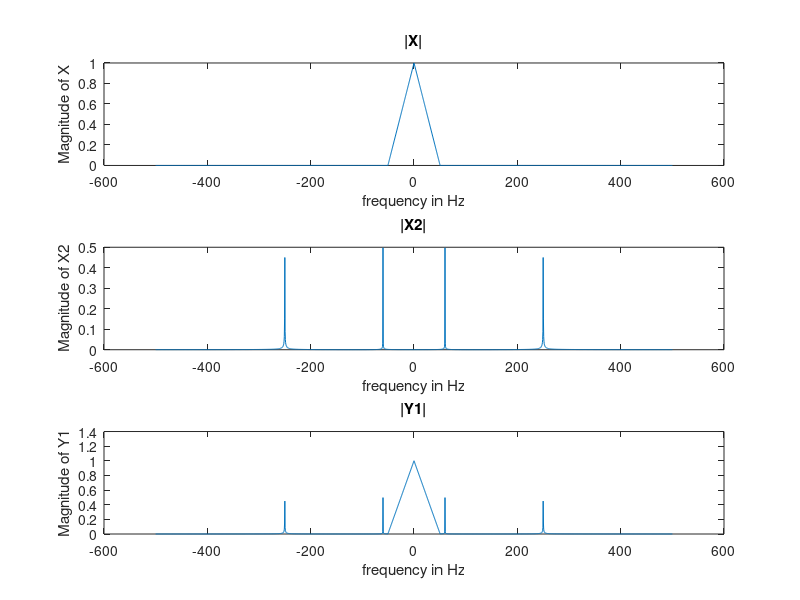
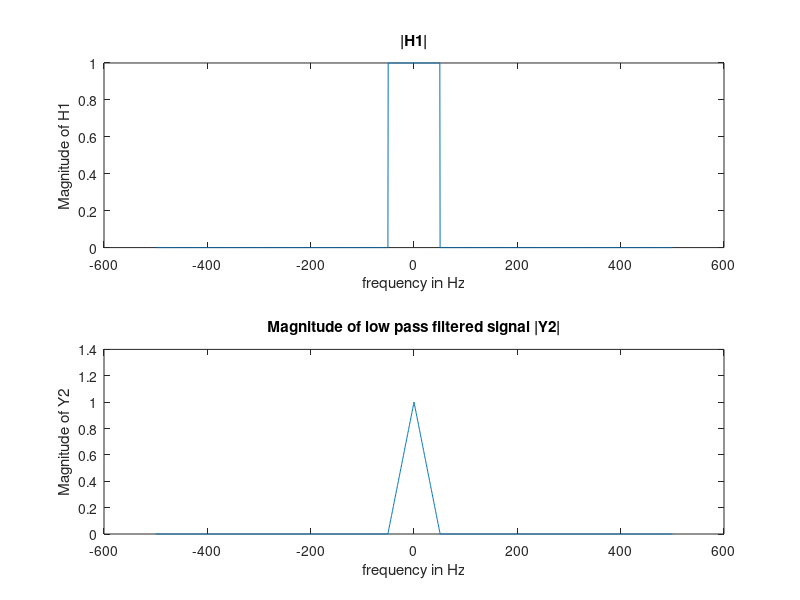
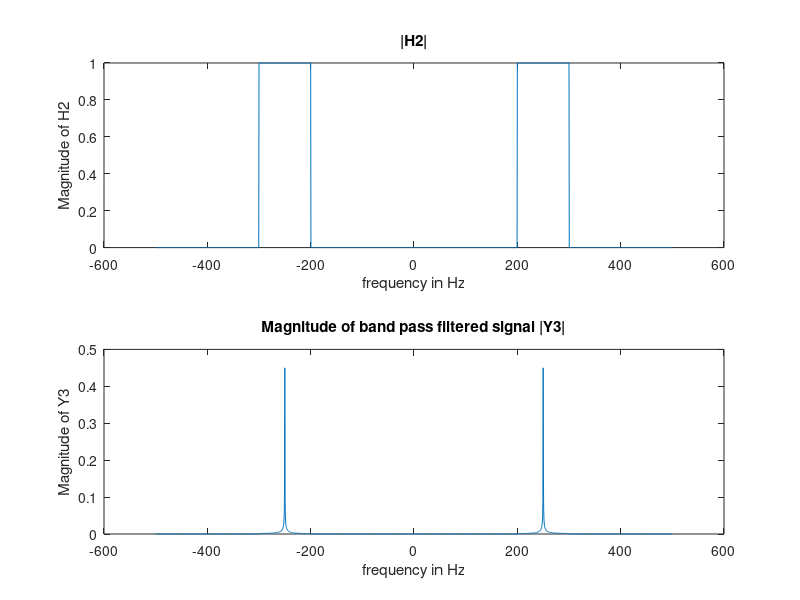
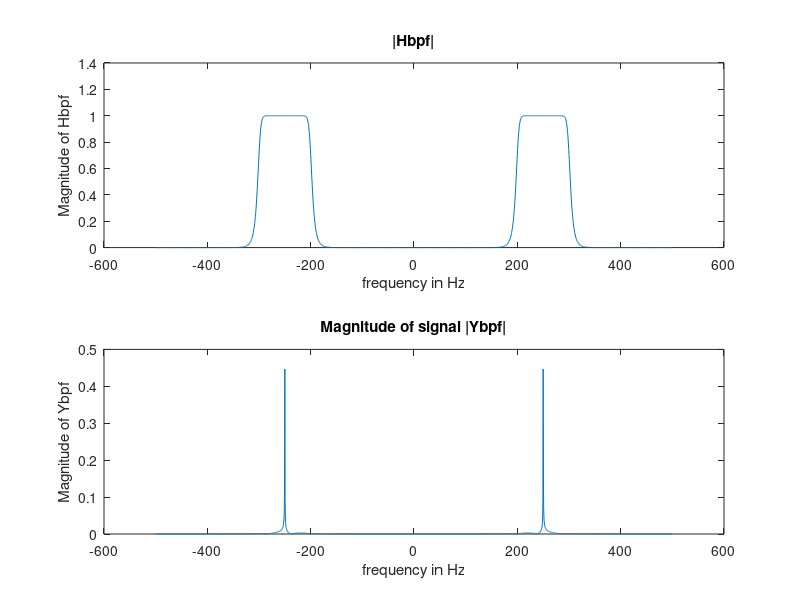

The MATLAB script that drew these images, in order:
close all;
clc;
clear all;
%% 2.1.a
fs=1000;
dt=1/fs;
t=0:dt:2;
N=length(t);
x2=cos(120*pi*t)+sin(500*pi*t);
X2=fft(x2,N);
%% 2.1.b
f=linspace(-fs/2,fs/2,N);
X=zeros(1,N);
Y1=zeros(1,N);
X((find(f==-50):find(f==50)))=triang(201);
%% 2.1.c
X2=abs(fftshift(X2))/length(X2);
Y1=X+X2;
%% 2.1.d
figure;
subplot(311);
plot(f,X);
xlabel('frequency in Hz');
ylabel('Magnitude of X');
title('|X|');
subplot(312);
plot(f,X2);
xlabel('frequency in Hz');
ylabel('Magnitude of X2');
title('|X2|');
subplot(313);
plot(f,Y1);
xlabel('frequency in Hz');
ylabel('Magnitude of Y1');
title('|Y1|');
%% 2.2a
lp= zeros(1,N);
Y2= zeros(1,N);
lp(abs(f)<=50)=1;
Y2=lp.*Y1;
%% 2.2.b
figure;
subplot(211);
plot(f,lp);
xlabel('frequency in Hz');
ylabel('Magnitude of H1');
title('|H1|');
subplot(212);
plot(f,Y2);
xlabel('frequency in Hz');
ylabel('Magnitude of Y2');
title('Magnitude of low pass filtered signal |Y2|');
%% 2.2.c
Y3=zeros(1,N);
bp= zeros(1,N);
bp(abs(f)<=300)=1;
bp(abs(f)<200)=0;
Y3=bp.*Y1;
%% 2.2.d
figure;
subplot(211);
plot(f,bp);
xlabel('frequency in Hz');
ylabel('Magnitude of H2');
title('|H2|');
subplot(212);
plot(f,Y3);
xlabel('frequency in Hz');
ylabel('Magnitude of Y3');
title('Magnitude of band pass filtered signal |Y3|');
%% 2.2.e
[b,a]=butter(10, [200 300]./(fs/2),'bandpass');
Ybpf= filter(b,a,x2);
Ybpf=abs(fftshift(fft(Ybpf)))/N;
%% 2.2.f
[h,w]=freqz(b,a,fs);
%Hbpf=(Ybpf./X2)/N;
h=h';
h=[h,h,0];
figure;
subplot(211);
plot(f,abs(h));
%plot(f,Hbpf);
xlabel('frequency in Hz');
ylabel('Magnitude of Hbpf');
title('|Hbpf|');
subplot(212);
plot(f,Ybpf);
xlabel('frequency in Hz');
ylabel('Magnitude of Ybpf');
title('Magnitude of signal |Ybpf|');